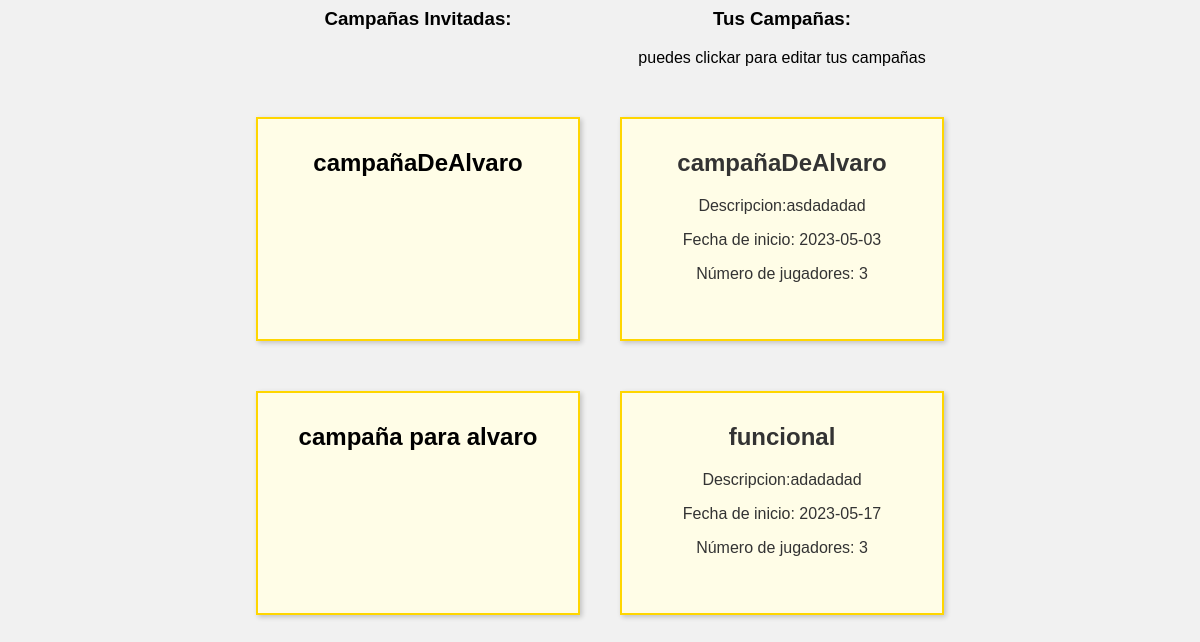
The page /campaña/campañaPagina.php (signed in) on the database as committed earlier.
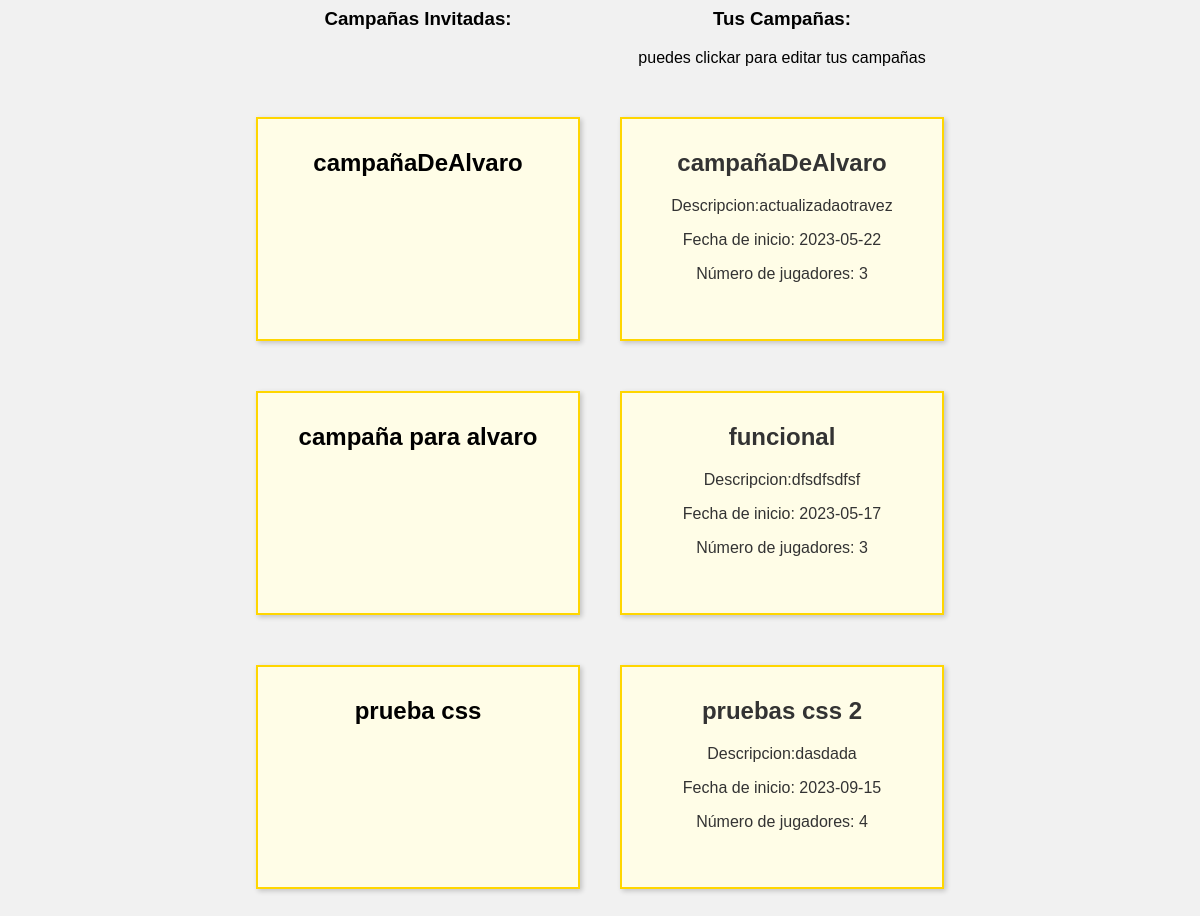
The same page on the database as committed later.
### tables this page shows
CREATE TABLE `campanasinvitadas` (
  `id` int(11) NOT NULL,
  `usuario` varchar(30) NOT NULL,
  `nombre` varchar(30) NOT NULL
);

CREATE TABLE `campanas` (
  `nombre` varchar(30) NOT NULL,
  `descripcion` varchar(60) NOT NULL,
  `fecha_inicio` date NOT NULL,
  `num_jugadores` int(3) NOT NULL,
  `usuario` varchar(30) NOT NULL
);

### campaña/campañaPagina.php (the view, shortened to what this page needs)
<?php
$servername = "localhost";
$username = "root";
$password = "";
$dbname = "tfg_db";
$conn = mysqli_connect($servername, $username, $password, $dbname);
if (isset($_COOKIE['username'])) {
    $username = $_COOKIE['username'];
    $sql = "SELECT nombre, descripcion, fecha_inicio, num_jugadores FROM campanas WHERE usuario = '$username'";
    $result = mysqli_query($conn, $sql);
    $invitadasSql = "SELECT nombre FROM campanasInvitadas WHERE usuario = '$username'";
    $invitadasResult = mysqli_query($conn, $invitadasSql);
    ?>
    <!DOCTYPE html>
    <html>
    <head>
      <link rel="stylesheet" href="campañaPagina.css">
    </head>
    <body>
    <div class="campaigns-wrapper">
        <div class="column">
            <?php
            if (mysqli_num_rows($invitadasResult) > 0) {
                echo "<h3>Campañas Invitadas:</h3>";
                echo "<br>";
                while ($invitadaRow = mysqli_fetch_assoc($invitadasResult)) {
                    $nombreInvitada = $invitadaRow['nombre'];
                    echo '<div class="post-it">';
                    echo "<h2>$nombreInvitada</h2>";
                    echo '</div>';
                }
            } else {
                echo "<h3>No tienes campañas invitadas</h3>";
            }
            ?>
        </div>
        <div class="column">
            <?php
if (mysqli_num_rows($result) > 0) {
    echo "<h3>Tus Campañas:</h3>";
    echo "<p> puedes clickar para editar tus campañas</p>";
    while ($row = mysqli_fetch_assoc($result)) {
        $nombre = $row['nombre'];
        $descripcion = $row['descripcion'];
        $fecha_inicio = $row['fecha_inicio'];
        $num_jugadores = $row['num_jugadores'];
        echo '<a href="actualizarCampañas/actualizarCampaña.php?nombre=' . urlencode($nombre) . '&descripcion=' . urlencode($descripcion) . '&fecha_inicio=' . urlencode($fecha_inicio) . '&num_jugadores=' . urlencode($num_jugadores) . '">';
        echo '<div class="post-it">';
        echo '<h2>' . $nombre . '</h2>';
        echo '<p> Descripcion:' . $descripcion . '</p>';
        echo '<p>Fecha de inicio: ' . $fecha_inicio . '</p>';
        echo '<p>Número de jugadores: ' . $num_jugadores . '</p>';
        echo '</div>';
        echo '</a>';
    }
} else {
    echo "<h3>No tienes campañas disponibles</h3>";
}
?>
        </div>
    </div>
    <?php
} else {
    echo "La cookie 'username' no está definida.";
}
?>
</body>
</html>

### campaña/campañaPagina.css (style rules this page uses)
body { background-color: #f1f1f1; font-family: Arial, sans-serif; }
.post-it { background-color: #fffde7; border: 2px solid #ffd600; padding: 10px; width: 300px; height: 200px; margin: 0 auto; margin-top: 50px; text-align: center; box-shadow: 2px 2px 5px rgba(0, 0, 0, 0.2); }
.campaigns-wrapper { display: flex; justify-content: center; align-items: flex-start; }
.column { margin: 0 20px; text-align: center; }
.column h3 { margin-top: 0; }
.post-it { margin-bottom: 20px; padding: 10px; }
a { text-decoration: none; color: #333; }

Rows that differ between the two databases and show on the page:
added campanasinvitadas: nombre "prueba css"
changed campanas "campañaDeAlvaro": descripcion "asdadadad" → "actualizadaotravez"; fecha_inicio "2023-05-03" → "2023-05-22"
changed campanas "funcional": descripcion "adadadad" → "dfsdfsdfsf"
added campanas: nombre "pruebas css 2", descripcion "dasdada", fecha_inicio "2023-09-15", num_jugadores "4"
